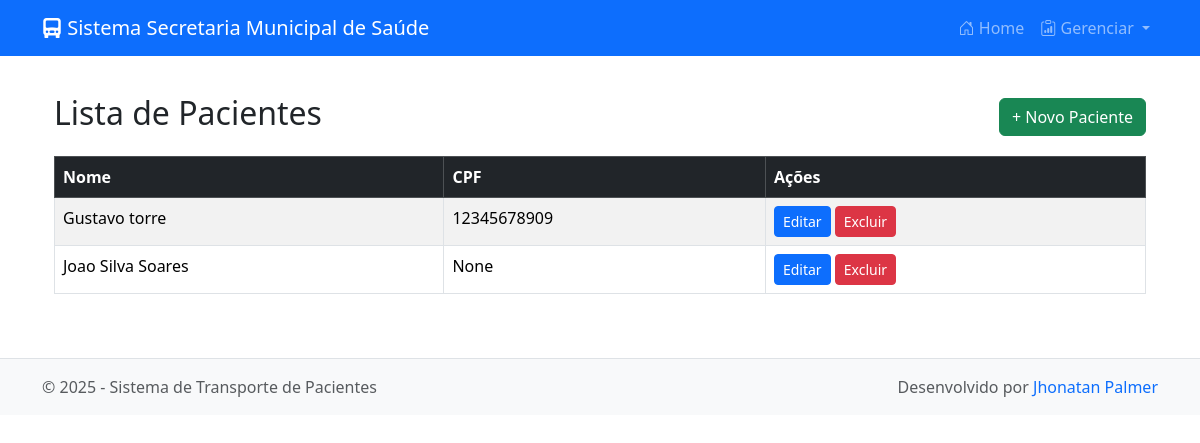
/pacientes/, run on an earlier commit of the app's database.
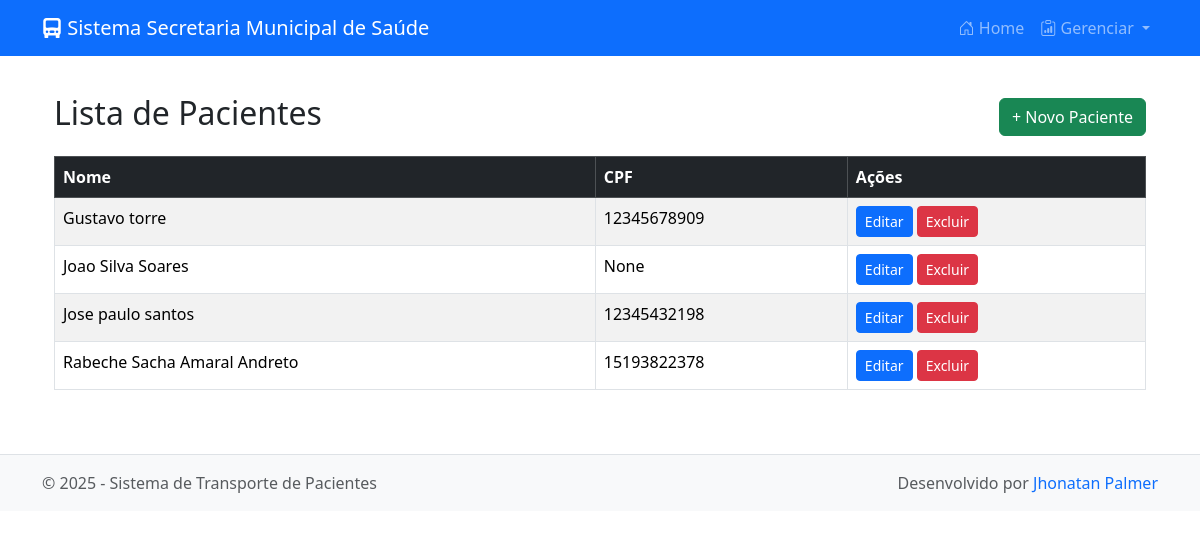
And on a later commit of the database.
### pacientes/models.py (models this page shows, shortened)
class Paciente(models.Model):
    nome = models.CharField(max_length=150)
    cpf = models.CharField(max_length=11, blank=True, null=True)
    cns = models.CharField(max_length=15, blank=True, null=True)
    data_nascimento = models.DateField()
    endereco = models.TextField(max_length=30)
    telefone = models.CharField(max_length=20, blank=True)

### pacientes/views.py (the view)
# urls.py: path('', PacienteListView.as_view(), name='paciente_list'),
class PacienteListView(ListView):
    model = Paciente
    template_name = "pacientes/paciente_list.html"
    context_object_name = "pacientes"
    ordering = ["nome"]  # Ordena por nome

### pacientes/templates/pacientes/paciente_list.html (shortened to what this page needs)
{% extends "base.html" %}
{% block content %}
<div class="container mt-4">
    <div class="d-flex justify-content-between align-items-center mb-3">
        <h2>Lista de Pacientes</h2>
        <a href="{% url 'paciente_create' %}" class="btn btn-success">+ Novo Paciente</a>
    </div>
    {% if pacientes %}
        <div class="table-responsive">
            <table class="table table-striped table-bordered">
                <thead class="table-dark">
                    <tr>
                        <th>Nome</th>
                        <th>CPF</th>
                        <th>Ações</th>
                    </tr>
                </thead>
                <tbody>
                    {% for paciente in pacientes %}
                    <tr>
                        <td>{{ paciente.nome }}</td>
                        <td>{{ paciente.cpf }}</td>
                        <td>
                            <a href="{% url 'paciente_update' paciente.pk %}" class="btn btn-sm btn-primary">Editar</a>
                            <a href="{% url 'paciente_delete' paciente.pk %}" class="btn btn-sm btn-danger">Excluir</a>
                        </td>
                    </tr>
                    {% endfor %}
                </tbody>
            </table>
        </div>
    {% else %}
        <div class="alert alert-info">
            Nenhum paciente cadastrado no momento.
        </div>
    {% endif %}
</div>
{% endblock %}

What changed in the data, as far as the page shows it:
added Paciente: nome "Jose paulo santos", cpf "12345432198"
added Paciente: nome "Rabeche Sacha Amaral Andreto", cpf "15193822378"
